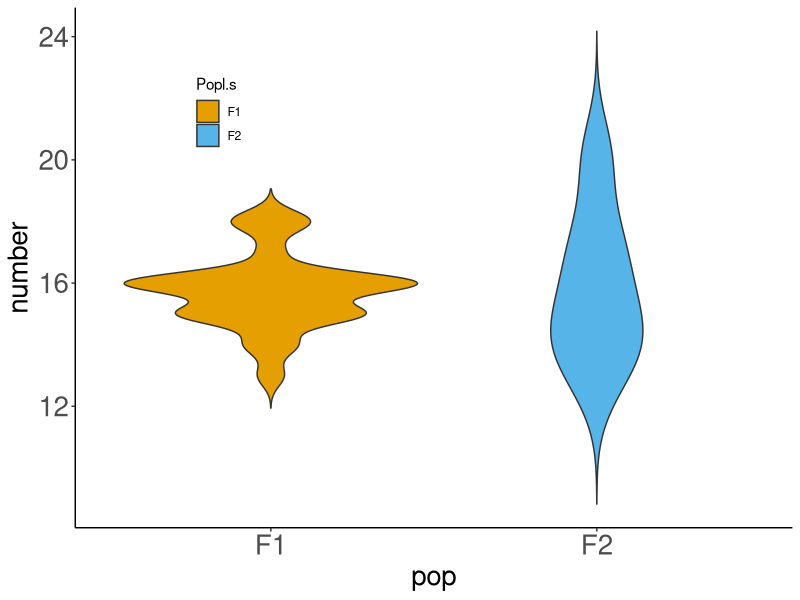
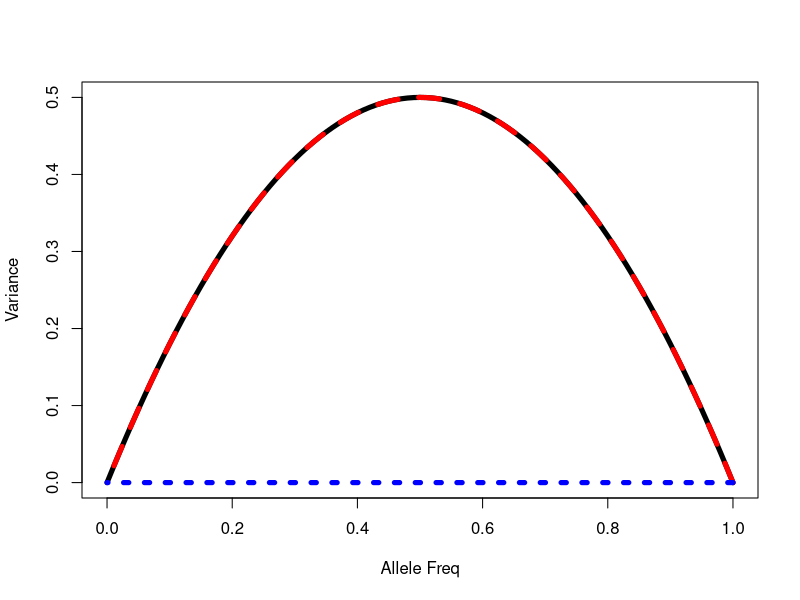
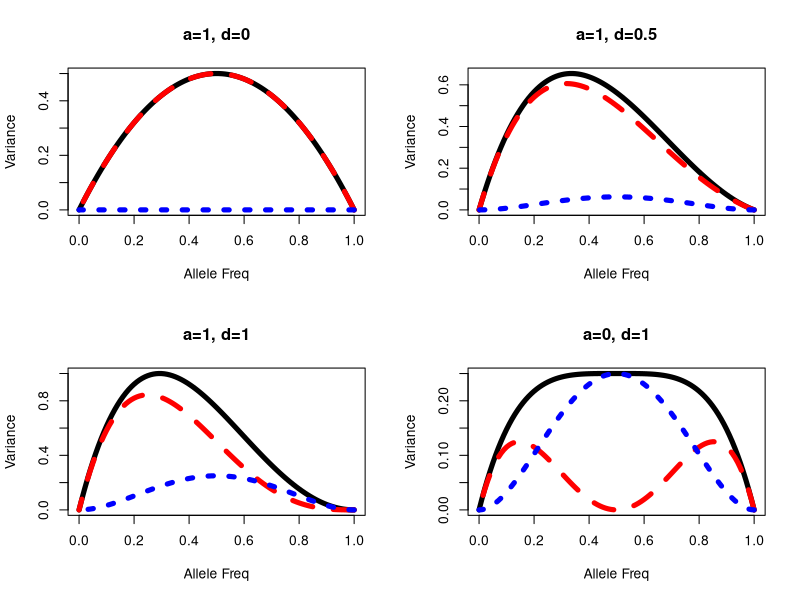
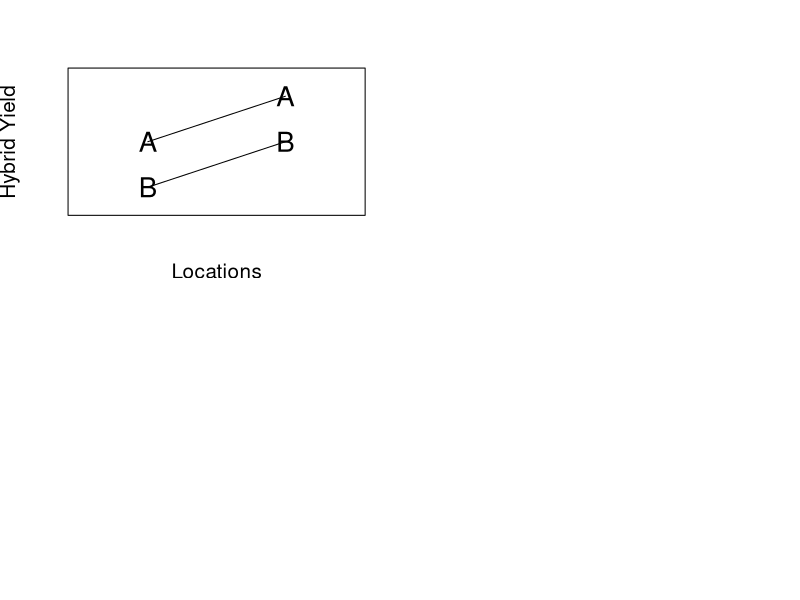
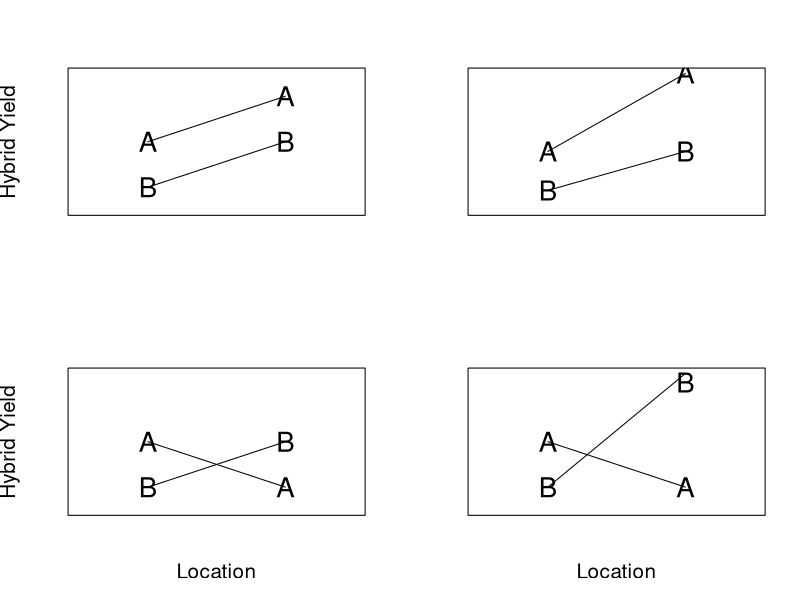

Write R code to recreate these figures, in order.
## ---- chunk 1
options(htmltools.dir.version = FALSE)
## ---- chunk 2
library(knitr)
library(kableExtra)
f1 <- data.frame(v1=c(18, 15, 16, 18, 15),
                 v2= c(16, 14, 16, 18, 17),
                 v3=c(16, 13, 16, 14, 16),
                 v4=c(15, 16, 15, 15, 16),
                 v5=c(15, 16, 16, 15, 16))
kable(f1, col.names = NULL)
## ---- chunk 3
f2 <- data.frame(v1=c(16, 20, 19, 17, 14),
                 v2=c(16, 14, 14, 15, 17),
                 v3=c(20, 13, 12, 15, 16),
                 v4=c(21, 18, 15, 14, 18),
                 v5=c(14, 17, 13, 15, 13))
kable(f2, col.names = NULL)
## ---- chunk 4
f1 <- as.vector(as.matrix(f1))
f2 <- as.vector(as.matrix(f2))
mean(f1)
mean(f2)
## ---- chunk 5
var(f1)
var(f2)
## ---- chunk 6
library(ggplot2)
df <- rbind(data.frame(number=f1, pop="F1"), data.frame(number=f2, pop="F2"))
ggplot(df, aes(x=pop, y=number, fill=pop)) +
  scale_fill_manual(values=c("#E69F00", "#56B4E9")) +
  geom_violin(trim=FALSE) +
  guides(fill=guide_legend(title="Popl.s")) +
  theme_classic() +
  theme(legend.position=c(0.2, 0.8), axis.text=element_text(size=20),
              axis.title=element_text(size=20))
## ---- chunk 7
a = 1
d = 0*a # pure additive#<<
q = seq(0, 1, by=0.01)
p = 1 - q
va <- 2*p*q*(a + d*(q-p))^2
vd <- (2*p*q*d)^2
vg <- va + vd
plot(p, vg, lty=1, lwd=5, type="l", xlab="Allele Freq", ylab="Variance")
lines(p, va, lty=2, lwd=5, col="red")
lines(p, vd, lty=3, lwd=5, col="blue")
## ---- chunk 8
a = 1
d = 0*a #<<
q = seq(0, 1, by=0.01)
p = 1 - q

va <- 2*p*q*(a + d*(q-p))^2
vd <- (2*p*q*d)^2
vg <- va + vd

par(mfrow=c(2,2))
plot(p, vg, lty=1, lwd=5, type="l", xlab="Allele Freq", ylab="Variance", main="a=1, d=0")
lines(p, va, lty=2, lwd=5, col="red")
lines(p, vd, lty=3, lwd=5, col="blue")

d = 0.5*a #<<
va <- 2*p*q*(a + d*(q-p))^2
vd <- (2*p*q*d)^2
vg <- va + vd

plot(p, vg, lty=1, lwd=5, type="l", xlab="Allele Freq", ylab="Variance", main="a=1, d=0.5")
lines(p, va, lty=2, lwd=5, col="red")
lines(p, vd, lty=3, lwd=5, col="blue")

d = 1*a #<<
va <- 2*p*q*(a + d*(q-p))^2
vd <- (2*p*q*d)^2
vg <- va + vd
plot(p, vg, lty=1, lwd=5, type="l", xlab="Allele Freq", ylab="Variance", main="a=1, d=1")
lines(p, va, lty=2, lwd=5, col="red")
lines(p, vd, lty=3, lwd=5, col="blue")

a = 0
d = 1 #<<
va <- 2*p*q*(a + d*(q-p))^2
vd <- (2*p*q*d)^2
vg <- va + vd
plot(p, vg, lty=1, lwd=5, type="l", xlab="Allele Freq", ylab="Variance", main="a=0, d=1")
lines(p, va, lty=2, lwd=5, col="red")
lines(p, vd, lty=3, lwd=5, col="blue")

## ---- chunk 9
l1 <- 1+1
l2 <- 2+2

plot(c(1,2), c(1,2), pch=c("B", "B"), xlim=c(0.5, 2.5), ylim=c(0.5,3.5), cex=2, xaxt="n", yaxt="n", xlab="Locations", ylab="Hybrid Yield", cex.lab=1.5)
points(c(1,2), c(2,3), pch=c("A", "A"), cex=2)
lines(c(1,2), c(1,2))
lines(c(1,2), c(2,3))  
  
## ---- chunk 10

par(mfrow=c(2,2))
plot(c(1,2), c(1,2), pch=c("B", "B"), xlim=c(0.5, 2.5), ylim=c(0.5,3.5), cex=2, xaxt="n", yaxt="n", xlab="", ylab="Hybrid Yield", cex.lab=1.5)
points(c(1,2), c(2,3), pch=c("A", "A"), cex=2)
lines(c(1,2), c(1,2))
lines(c(1,2), c(2,3))  

plot(c(1,2), c(1,2), pch=c("B", "B"), xlim=c(0.5, 2.5), ylim=c(0.5,4), cex=2, xaxt="n", yaxt="n", xlab="", ylab="", cex.lab=1.5)
points(c(1,2), c(2,4), pch=c("A", "A"), cex=2)
lines(c(1,2), c(1,2))
lines(c(1,2), c(2,4)) 

plot(c(1,2), c(1,2), pch=c("B", "B"), xlim=c(0.5, 2.5), ylim=c(0.5,3.5), cex=2, xaxt="n", yaxt="n", xlab="Location", ylab="Hybrid Yield", cex.lab=1.5)
points(c(1,2), c(2,1), pch=c("A", "A"), cex=2)
lines(c(1,2), c(1,2))
lines(c(1,2), c(2,1))  

plot(c(1,2), c(1,3.3), pch=c("B", "B"), xlim=c(0.5, 2.5), ylim=c(0.5,3.5), cex=2, xaxt="n", yaxt="n", xlab="Location", ylab="", cex.lab=1.5)
points(c(1,2), c(2,1), pch=c("A", "A"), cex=2)
lines(c(1,2), c(1,3.5))
lines(c(1,2), c(2,1))  
